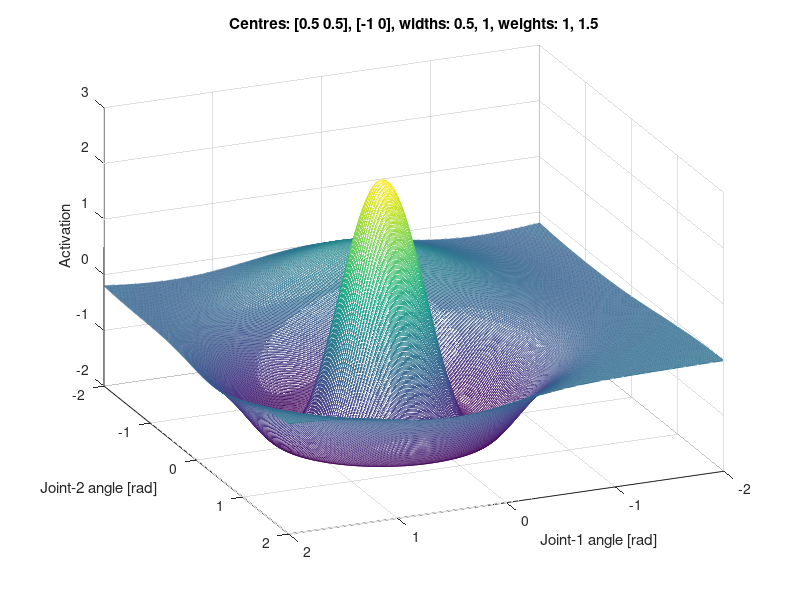

The MATLAB source for this figure:
theta1 = [-2:0.01:2]';
theta2 = [-2:0.01:2]';
theta = [theta1 theta2];
centre_theta1 = [0.5 0.5];
sigma_theta1 = 0.5;
centre_theta2 = [-1.0 0];
sigma_theta2 = 1;
act1 = [];
act2 = [];
act = [];
for i = 1:length(theta1)
    for j = 1:length(theta2)
        x = [theta1(i) theta2(j)]' - centre_theta1';
        act1(i,j) = (1/(sqrt(2*pi)*sigma_theta1^3))*(1 - x'*x/sigma_theta1^2)*exp(-(x'*x/(2*sigma_theta1^2)));
        x = [theta1(i) theta2(j)]' - centre_theta2';
        act2(i,j) = (1/(sqrt(2*pi)*sigma_theta2^3))*(1 - x'*x/sigma_theta2^2)*exp(-(x'*x/(2*sigma_theta2^2)));
        act(i,j) = act1(i,j) + 1.5*act2(i,j);
    end
end

mesh(theta1,theta2,act);
title('Centres: [0.5 0.5], [-1 0], widths: 0.5, 1, weights: 1, 1.5');
xlabel('Joint-1 angle [rad]');
ylabel('Joint-2 angle [rad]');
zlabel('Activation');
view(-203,30);
